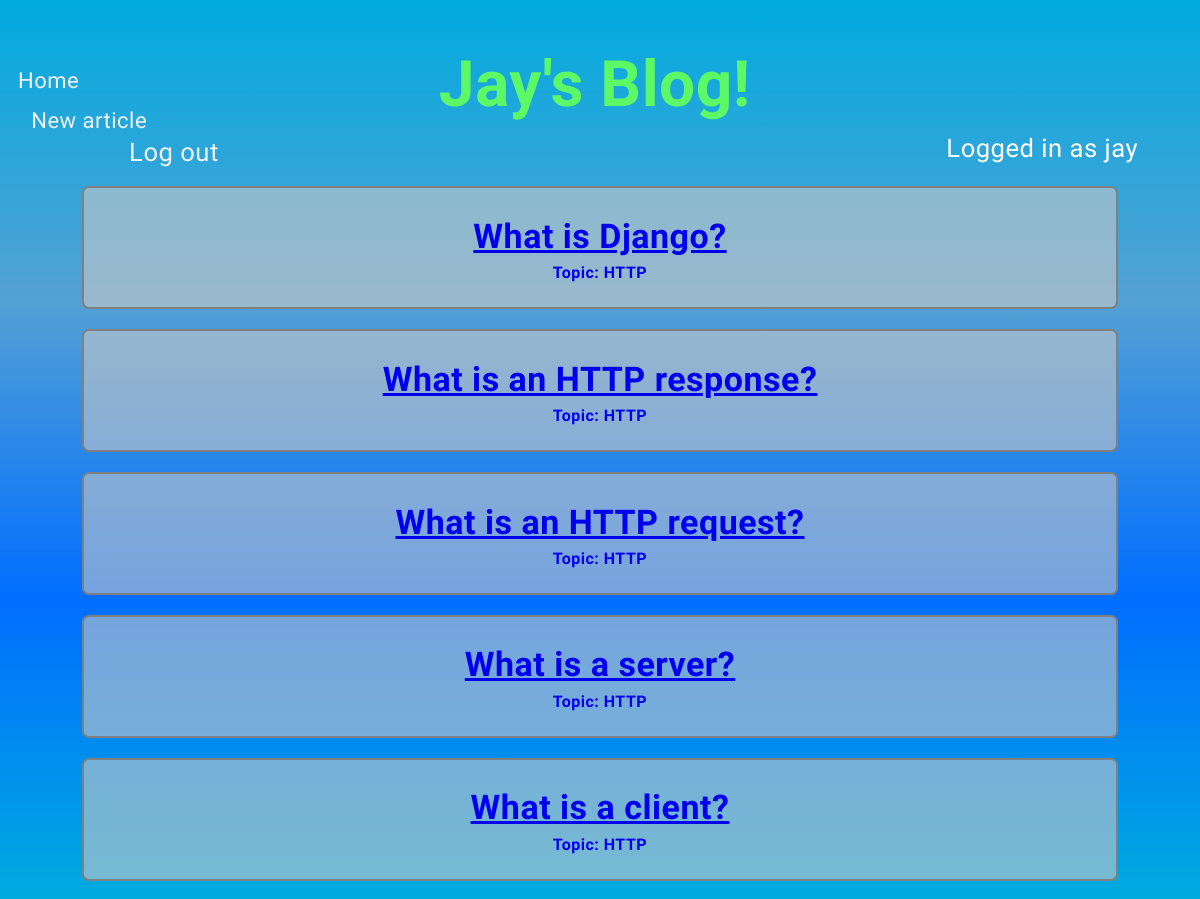
The app's page /home/ (signed in) with its own data.
### blog_app/models.py (models this page shows, shortened)
class Article(models.Model):
    title = models.CharField(max_length=255, null=False)
    body = models.TextField()
    draft = models.BooleanField(default=True)
    published_date = models.DateField()
    author = models.CharField(max_length=255, null=False)

class Topic(models.Model):
    name_of_topic = models.CharField(max_length=255, null=True)
    article = models.ManyToManyField('Article', related_name="article_topics")
    def __str__(self):
        return f'{self.name_of_topic}'

### blog_app/views.py (the view)
# urls.py: 2. Add a URL to urlpatterns:  path('', views.home, name='home')
def home(request):
    all_articles = Article.objects.all() # .order_by("-published_date")
    return render(request, 'index.html',  {
        'articles': all_articles,
        'topics': Topic.objects.all(),
    })

### blog_app/templates/index.html
{% extends 'base.html' %}
{% block content %}
        <h1>Jay's Blog! </h1>
        <ul>
            {% for article in articles %}
                <div class="post">
                    <a href="{% url 'post_details' id=article.pk %}" >
                    <h2>{{article.title}}</h2>
                    {% for top in topics %}
                        {% if top.id == article.id %}
                            <h6>Topic: {{top}}</h6>
                        {% endif %}
                    {% endfor %}
                    </a>
                </div>
            {% endfor %}
        </ul>
{% endblock %}

### blog_app/templates/base.html (shortened to what this page needs)
{% load static %}
<!DOCTYPE html>
<head>
    <link rel="stylesheet" href="https://cdnjs.cloudflare.com/ajax/libs/normalize/8.0.1/normalize.min.css" />
    <link rel="stylesheet" href="{% static 'style.css' %}" >
</head>
<body>
<header>
    <nav>
        <ul>
            <li> <a class="home-button" href="/">Home</a> </li>
            <li> <a class='new-article-nav'href="/article/new" > New article </a> </li>
            {% if request.user.is_authenticated %}
                <li class="login-name">Logged in as {{ request.user.username }}</li>
                <li><a class='logout-button' href="{% url 'logout' %}">Log out</a></li>
            {% else %}
                <li><a class='signup-button' href="{% url 'signup' %}">Sign up!</a></li>
                <li><a class='login-button' href="{% url 'login' %}">Log in</a></li>
            {% endif %}
            <li>
            </li>
        </ul>
    </nav>
</header>
{% block content %}
{% endblock %}
</body>
</html>

### blog_app/static/style.css (style rules this page uses)
body { background: linear-gradient(0deg, rgb(0, 171, 223), rgb(0, 110, 255), rgb(84, 161, 212), rgb(0, 171, 223)); color: white; background-repeat: repeat; background-size: cover; font-family: 'Oleo Script Swash Caps', cursive; letter-spacing: 0.5px; }
nav { font-size: 2em; }
nav li { list-style: none; padding: 20px; margin-left: -60px; }
nav a { float: left; color: #f2f2f2; text-align: center; padding: 14px 16px; text-decoration: none; font-size: 22px; }
.login-name { margin-left: -100px; font-size: .8em; float: right; }
.logout-button { margin-top: -10px; margin-left: -50px; font-size: 0.8em; }
.new-article-nav { margin-left: -80px; }
h1 { text-align: center; animation: 5s; animation-name: change_color; margin-top: -180px; margin-left: 20px; color: rgb(93, 248, 101); font-family: 'Euphoria Script', cursive; font-size: 4em; }
p, h3, h2 { text-align: center; }
h2 { font-size: 34px; text-decoration: underline; }
ul { border: 2px solid transparent; border-radius: 7px; padding: 0 40px; }
.post { background: rgba(201, 201, 201, 0.589); border: 2px solid gray; border-radius: 7px; margin-top: 20px; color: black; margin-left: 40px; margin-right: 40px; }
.post a { text-decoration: none; }
h6 { margin-top: -20px; text-align: center; font-size: 16px; margin-bottom: 25px; }

### records on screen
Article: title "What is Django?"
Topic: name_of_topic "HTTP"
Article: title "What is an HTTP response?"
Topic: name_of_topic "HTTP"
Article: title "What is an HTTP request?"
Topic: name_of_topic "HTTP"
Article: title "What is a server?"
Topic: name_of_topic "HTTP"
Article: title "What is a client?"
Topic: name_of_topic "HTTP"

### other values on screen
{{ request.user.username }} "jay"
